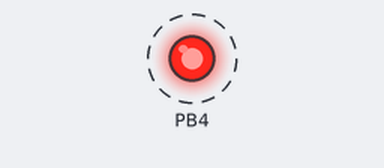
Bench run of a sketch on a simulated ATtiny85, built with avr-gcc and run on an emulated ATtiny85. Shown: output pins drawn as LEDs (lit = HIGH). Dashed ring = blinking.

Above: at 0.5 s.
Timing chart, 0 to 4.6 s (numbered marks = the images above):
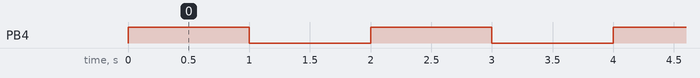

Measured:
- by itself, PB4: alternates HIGH for 1.0 s and LOW for 1.0 s

The sketch:

sketch.ino
```cpp
void setup() {
  pinMode(PB4,  OUTPUT);
}

void loop() {
  digitalWrite(PB4,  HIGH);
  delay(1000);
  digitalWrite(PB4,  LOW);
  delay(1000);
}
```
